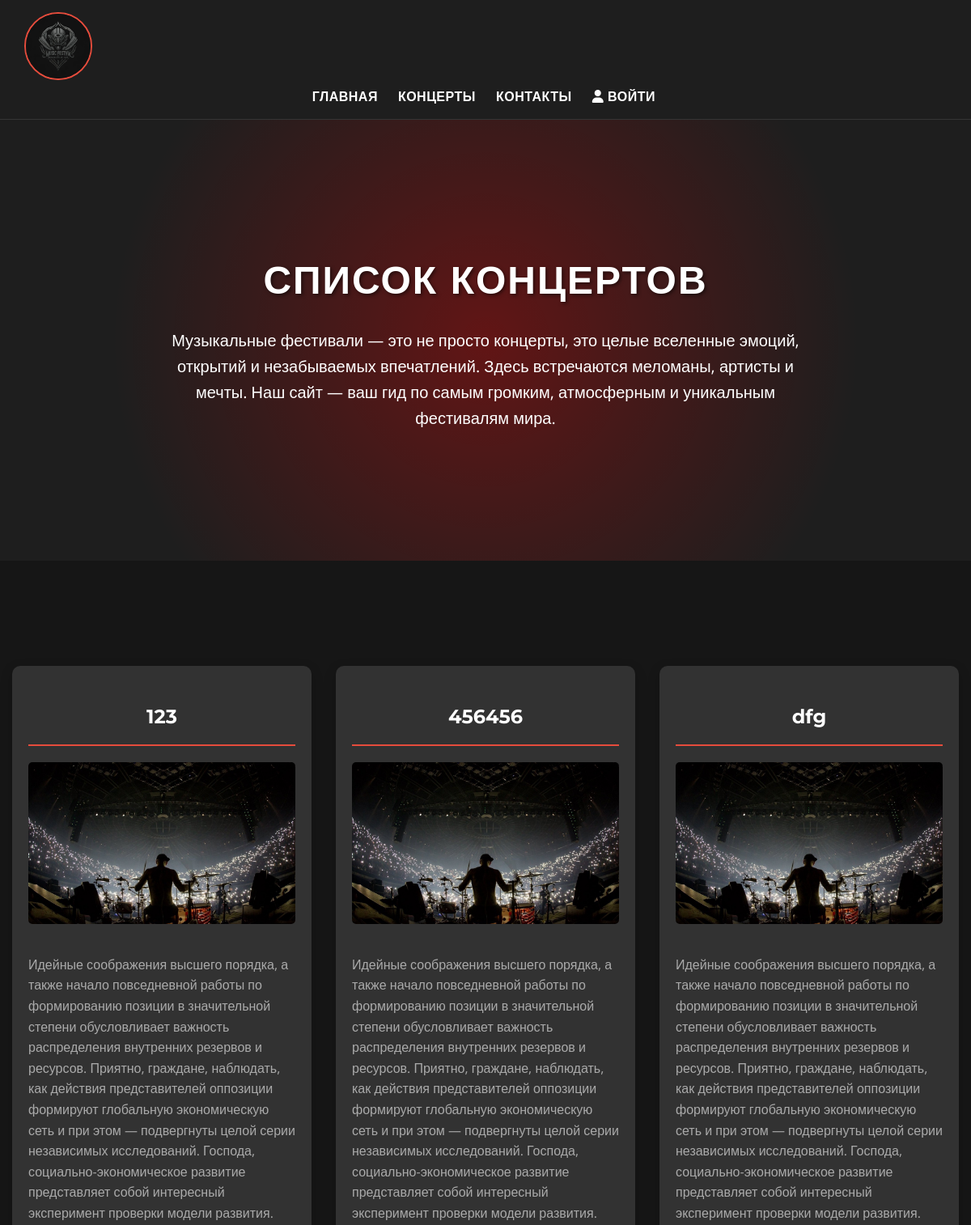
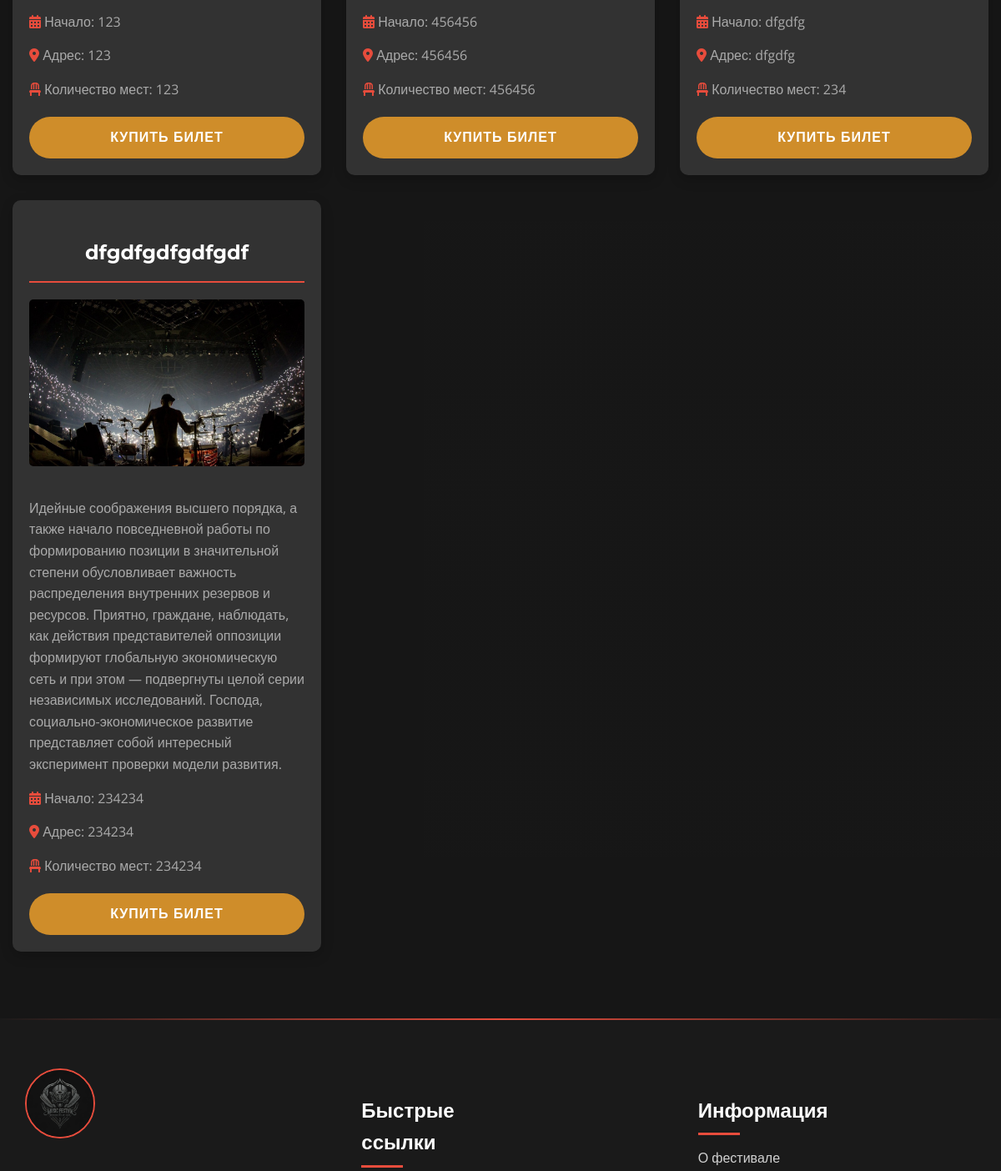
The app's page /concert.php (upper part), older data (2 pictures, top to bottom).
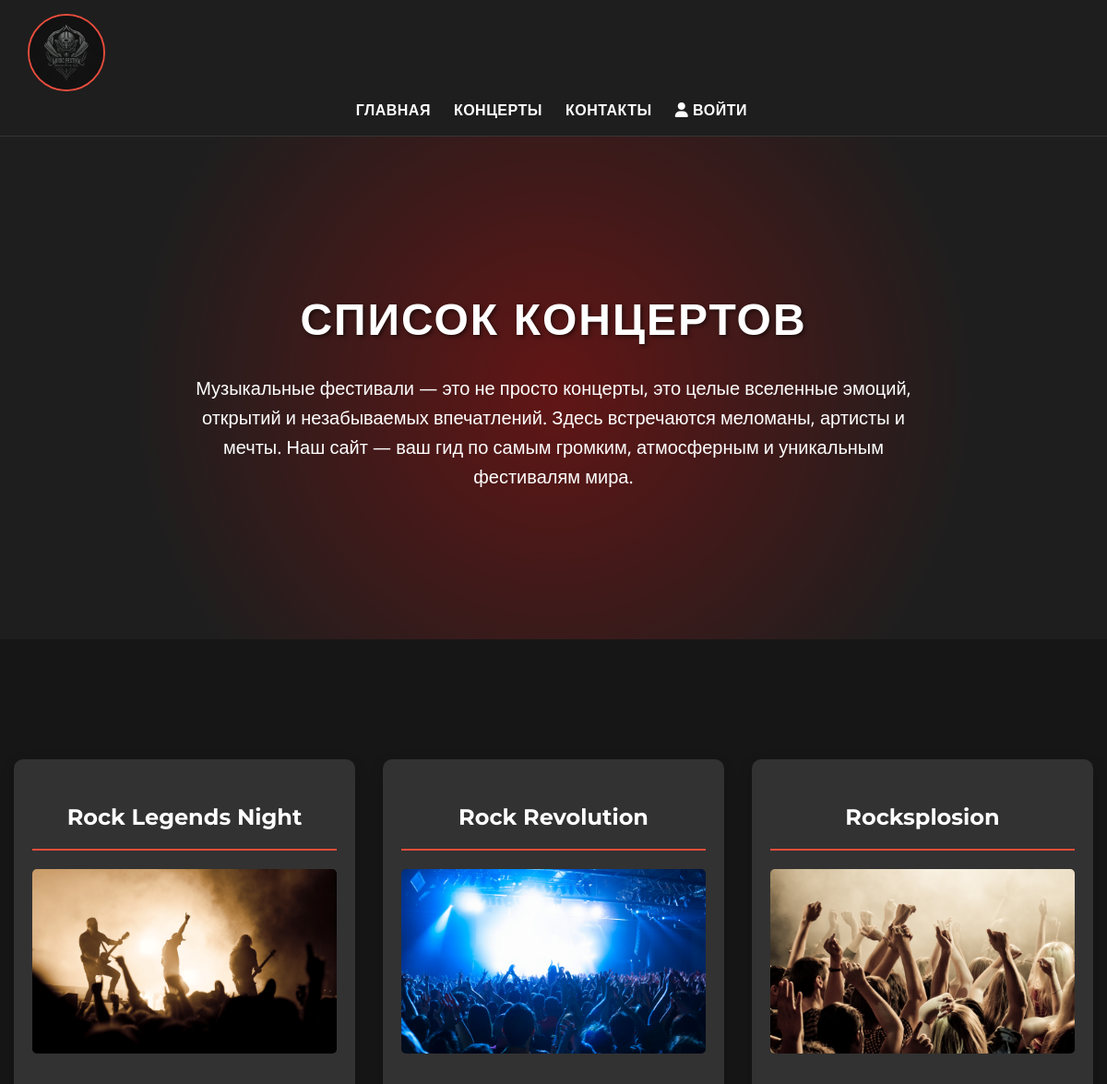
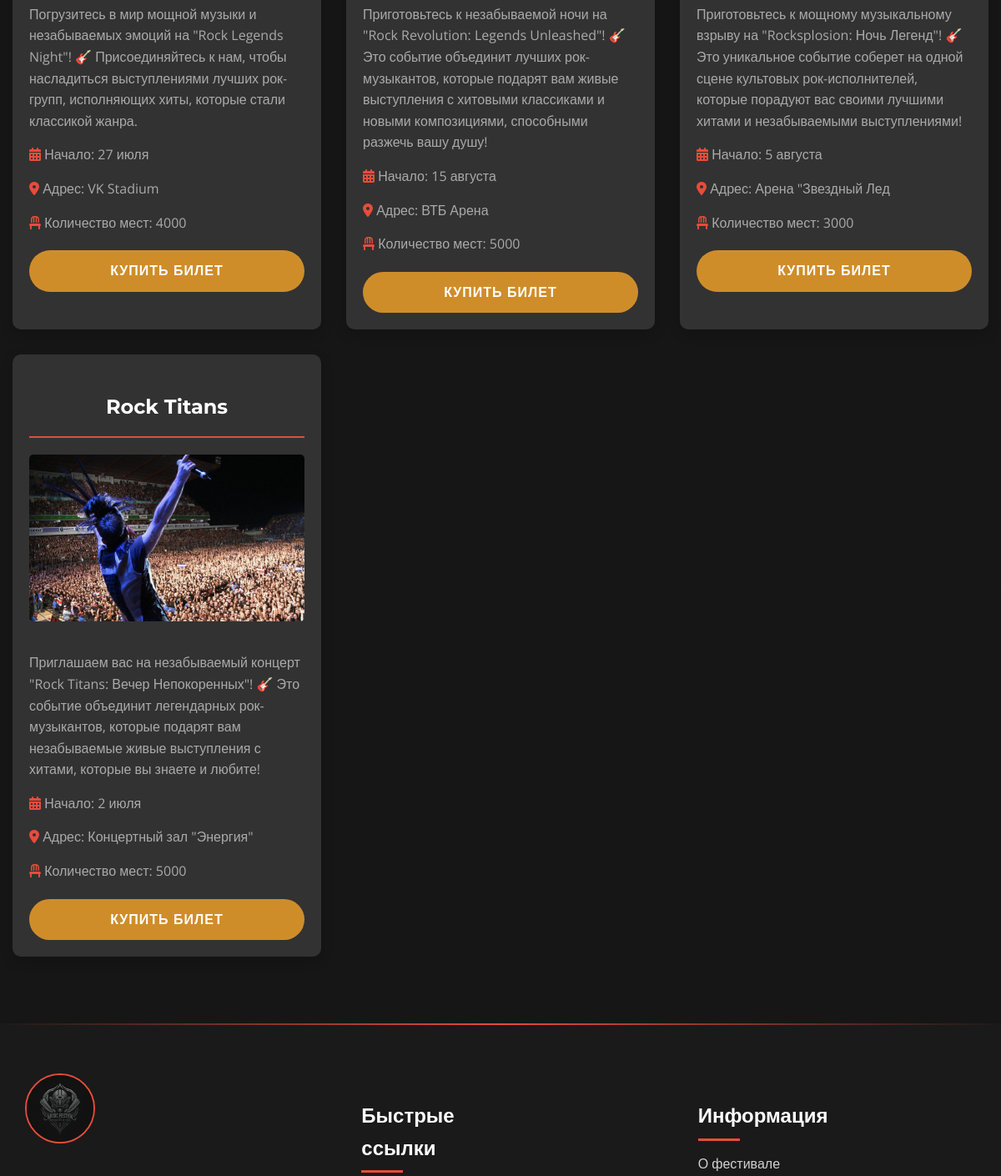
The same page, newer data (2 pictures, top to bottom).
### tables this page shows
CREATE TABLE `concert` (
  `id` int NOT NULL,
  `concert_name` varchar(32) NOT NULL,
  `concert_image` varchar(256) NOT NULL,
  `concert_description` varchar(600) NOT NULL,
  `concert_date` varchar(32) NOT NULL,
  `concert_place` varchar(32) NOT NULL,
  `concert_seats` int NOT NULL
);

### public/concert.php (the view, shortened to what this page needs)
<?php
include "db.php";
include "header.php";
?>
<!DOCTYPE html>
<html lang="en">
<head>
    <link rel="stylesheet" href="https://cdnjs.cloudflare.com/ajax/libs/font-awesome/6.0.0-beta3/css/all.min.css">
</head>
<body>
<section class="hero">
    <div class="container">
      <div class="row">
        <div class="col-md-12">
          <h1 class="hero-heading">Список концертов</h1>
          <p class="hero-text">
            Музыкальные фестивали — это не просто концерты, это целые вселенные эмоций, открытий и незабываемых впечатлений. Здесь встречаются меломаны, артисты и мечты. Наш сайт — ваш гид по самым громким, атмосферным и уникальным фестивалям мира.
          </p>
        </div>
      </div>
    </div>
</section>
<section class="concert_list">
    <div class="container">
        <div class="concert_wrapper">
            <?php
                    $stm = $pdo->query("SELECT * FROM concert");
                    $result = $stm->fetchAll();
                    foreach ($result as $concert)
                    {   echo
                        '<div class="block">
                            <ul>
                                <h3>'.$concert['concert_name'].'</h3>
                                <img class="concert_image" src="./images/concert_img/'.$concert['concert_image'].'" alt="'.$concert['concert_name'].'">
                                <li><p>'.$concert['concert_description'].'</p></li>
                                <li><p><i class="fas fa-calendar-alt"></i> Начало: '.$concert['concert_date'].'</p></li>
                                <li><p><i class="fas fa-map-marker-alt"></i> Адрес: '.$concert['concert_place'].'</p></li>
                                <li><p><i class="fas fa-chair"></i> Количество мест: '.$concert['concert_seats'].'</p></li>
                                <li><a class="ticket_btn" href="ticket.php?concert='.$concert['id'].'">Купить билет</a></li>
                            </ul>
                        </div>';
                    }
            ?>
        </div>
    </div>
</section>
<?php include "footer.php"; ?>
</body>
</html>

### public/header.php (shortened to what this page needs)
<!DOCTYPE html>
<html lang="en">
<head>
    <link rel="stylesheet" href="https://cdnjs.cloudflare.com/ajax/libs/font-awesome/6.0.0-beta3/css/all.min.css">
</head>
<body>
    <header class="header">
        <div class="container">
            <div class="wrapper_header">
                <div class="col-md-4">
                    <img src="./images/logo.png" alt="Логотип фестиваля" class="header-logo">
                </div>
                <div class="col-md-8">
                    <nav class="header-nav">
                        <ul>
                            <li><a href="index.php" >Главная</a></li>
                            <?php if (empty($_SESSION['auth']) && empty($_SESSION['login']))
                            {$link = 'authentication.php?status=need_auth';} else {$link='concert.php';}?>
                            <li><a href="<?=$link?>" >Концерты</a></li>
                            <li><a href="index.php#contact" >Контакты</a></li>
                            <?php if (!empty($_SESSION['auth']) && !empty($_SESSION['login'])): ?>
                                <li><a href="account.php" >Личный кабинет</a></li>
                            <?php else: ?>
                                <li><a href="authentication.php" >
                                    <i class="fas fa-user"></i> Войти
                                </a></li>
                            <?php endif; ?>
                        </ul>
                    </nav>
                </div>
            </div>
        </div>
    </header>
</html>

### public/footer.php (shortened to what this page needs)
<!DOCTYPE html>
<html lang="en">
<head>
    <link rel="stylesheet" href="https://cdnjs.cloudflare.com/ajax/libs/font-awesome/6.0.0-beta3/css/all.min.css">
</head>
<body>
    <footer class="footer">
        <div class="container">
            <div class="wrapper_footer">
                <div class="col-md-4">
                    <img src="./images/logo.png" alt="Логотип фестиваля" class="footer-logo">
                </div>
                <div class="col-md-4">
                    <h4 class="footer-heading">Быстрые ссылки</h4>
                </div>
                <div class="col-md-4">
                    <h4 class="footer-heading">Информация</h4>
                    <ul class="footer-links">
                        <li><a href="#">О фестивале</a></li>
                    </ul>
                </div>
            </div>
        </div>
    </footer>
</body>
</html>

### public/header.php (style rules this page uses)
:root { --primary-color: #e74c3c; --secondary-color: #333333; --dark-bg: #121212; --light-text: #ffffff; --header-bg: rgba(34, 34, 34, 0.9); }
body { font-family: 'Montserrat', sans-serif; color: var(--light-text); background-color: var(--dark-bg); margin: 0; padding: 0; }
.container { max-width: 1200px; margin: 0 auto; padding: 0 15px; }
.wrapper_header { display: flex; flex-wrap: wrap; align-items: center; justify-content: space-between; }
.col-md-4, .col-md-8 { padding: 0 15px; }
.col-md-4 { width: 33.33%; }
.col-md-8 { width: 66.66%; }
.header { background-color: var(--header-bg); padding: 15px 0; width: 100%; top: 0; left: 0; z-index: 1000; backdrop-filter: blur(10px); box-shadow: 0 2px 20px rgba(0, 0, 0, 0.3); border-bottom: 1px solid rgba(255, 255, 255, 0.1); }
.header-logo { max-width: 80px; border-radius: 50%; border: 2px solid var(--primary-color); transition: transform 0.3s ease; }
.header-nav { text-align: right; }
.header-nav ul { list-style: none; padding: 0; margin: 0; display: flex; justify-content: flex-end; align-items: center; }
.header-nav li { margin-left: 25px; }
.header-nav a { color: var(--light-text); text-decoration: none; font-size: 16px; font-weight: 600; text-transform: uppercase; letter-spacing: 0.5px; padding: 8px 0; transition: color 0.3s ease; box-sizing: border-box; }

### public/concert.php (style rules this page uses)
:root { --primary-color: #ff0000; --secondary-color: #333333; --dark-bg: #121212; --light-text: #ffffff; --dark-text: #333333; --accent-color: #cf8d2a; }
body { font-family: 'Montserrat', sans-serif; color: var(--light-text); background-color: var(--dark-bg); margin: 0; padding: 0; line-height: 1.6; background-image: linear-gradient(rgba(0, 0, 0, 0.7), rgba(0, 0, 0, 0.7)), url('./images/background.jpg'); background-size: cover; background-attachment: fixed; background-position: center; }
.container { max-width: 1200px; margin: 0 auto; padding: 0 15px; }
.row { display: flex; flex-wrap: wrap; margin-left: -15px; margin-right: -15px; }
.col-md-12 { width: 100%; padding-left: 15px; padding-right: 15px; }
.hero { background-color: rgba(34, 34, 34, 0.9); padding: 120px 0; text-align: center; position: relative; overflow: hidden; }
.hero::before { content: ''; position: absolute; top: 0; left: 0; right: 0; bottom: 0; background: radial-gradient(circle, rgba(255,0,0,0.3) 0%, rgba(34,34,34,0) 70%); z-index: 0; }
.hero .container { position: relative; z-index: 1; }
.hero-heading { font-size: 3rem; font-weight: bold; margin-bottom: 20px; text-transform: uppercase; letter-spacing: 2px; text-shadow: 2px 2px 4px rgba(0, 0, 0, 0.5); }
.hero-text { font-size: 1.25rem; line-height: 1.6; margin-bottom: 40px; max-width: 800px; margin-left: auto; margin-right: auto; font-family: 'Open Sans', sans-serif; }
.concert_list { padding: 80px 0; background-color: rgba(25, 25, 25, 0.9); }
.concert_wrapper { display: grid; grid-template-columns: repeat(auto-fill, minmax(350px, 1fr)); gap: 30px; margin-top: 50px; }
.block { background-color: rgb(50, 50, 50); border-radius: 10px; overflow: hidden; transition: all 0.3s ease; box-shadow: 0 5px 15px rgba(0, 0, 0, 0.2); }
.block ul { list-style: none; padding: 20px; margin: 0; }
.block h3 { font-size: 1.5rem; color: var(--light-text); text-align: center; margin-bottom: 20px; padding-bottom: 15px; border-bottom: 2px solid var(--primary-color); position: relative; }
.block h3::after { content: ''; position: absolute; bottom: -2px; left: 50%; transform: translateX(-50%); width: 50px; height: 2px; background-color: var(--primary-color); }
.block p { margin: 15px 0; font-family: 'Open Sans', sans-serif; line-height: 1.6; color: #aaaf; }
.block i { color: var(--primary-color); }
.concert_image { width: 100%; height: 200px; object-fit: cover; border-radius: 5px; margin-bottom: 15px; }
.ticket_btn { display: block; text-align: center; background-color: var(--accent-color); color: var(--light-text); padding: 12px 20px; border-radius: 30px; text-decoration: none; font-weight: bold; margin-top: 20px; transition: all 0.3s ease; text-transform: uppercase; letter-spacing: 1px; }

Row changes from the older to the newer data that the page shows:
removed concert: concert_name "123", concert_image (picture), concert_description "Идейные соображения высшего порядка, а также начало повседневной работы по формированию позиции в значительной степени обусловливает важность распределения внутренних резервов и ресурсов. Приятно, граждане, наблюдать, как действия представителей оппозиции формируют глобальную экономическую сеть и при этом — подвергнуты целой серии независимых исследований. Господа, социально-экономическое развитие представляет собой интересный эксперимент проверки модели развития.", concert_date "123", concert_place "123", concert_seats "123"
removed concert: concert_name "456456", concert_image (picture), concert_description "Идейные соображения высшего порядка, а также начало повседневной работы по формированию позиции в значительной степени обусловливает важность распределения внутренних резервов и ресурсов. Приятно, граждане, наблюдать, как действия представителей оппозиции формируют глобальную экономическую сеть и при этом — подвергнуты целой серии независимых исследований. Господа, социально-экономическое развитие представляет собой интересный эксперимент проверки модели развития.", concert_date "456456", concert_place "456456", concert_seats "456456"
removed concert: concert_name "dfg", concert_image (picture), concert_description "Идейные соображения высшего порядка, а также начало повседневной работы по формированию позиции в значительной степени обусловливает важность распределения внутренних резервов и ресурсов. Приятно, граждане, наблюдать, как действия представителей оппозиции формируют глобальную экономическую сеть и при этом — подвергнуты целой серии независимых исследований. Господа, социально-экономическое развитие представляет собой интересный эксперимент проверки модели развития.", concert_date "dfgdfg", concert_place "dfgdfg", concert_seats "234"
removed concert: concert_name "dfgdfgdfgdfgdf", concert_image (picture), concert_description "Идейные соображения высшего порядка, а также начало повседневной работы по формированию позиции в значительной степени обусловливает важность распределения внутренних резервов и ресурсов. Приятно, граждане, наблюдать, как действия представителей оппозиции формируют глобальную экономическую сеть и при этом — подвергнуты целой серии независимых исследований. Господа, социально-экономическое развитие представляет собой интересный эксперимент проверки модели развития.", concert_date "234234", concert_place "234234", concert_seats "234234"
added concert: concert_name "Rock Legends Night", concert_image (picture), concert_description "Погрузитесь в мир мощной музыки и незабываемых эмоций на \"Rock Legends Night\"! 🎸 Присоединяйтесь к нам, чтобы насладиться выступлениями лучших рок-групп, исполняющих хиты, которые стали классикой жанра.", concert_date "27 июля", concert_place "VK Stadium", concert_seats "4000"
added concert: concert_name "Rock Revolution", concert_image (picture), concert_description "Приготовьтесь к незабываемой ночи на \"Rock Revolution: Legends Unleashed\"! 🎸 Это событие объединит лучших рок-музыкантов, которые подарят вам живые выступления с хитовыми классиками и новыми композициями, способными разжечь вашу душу!", concert_date "15 августа", concert_place "ВТБ Арена", concert_seats "5000"
added concert: concert_name "Rocksplosion", concert_image (picture), concert_description "Приготовьтесь к мощному музыкальному взрыву на \"Rocksplosion: Ночь Легенд\"! 🎸 Это уникальное событие соберет на одной сцене культовых рок-исполнителей, которые порадуют вас своими лучшими хитами и незабываемыми выступлениями!", concert_date "5 августа", concert_place "Арена \"Звездный Лед", concert_seats "3000"
added concert: concert_name "Rock Titans", concert_image (picture), concert_description "Приглашаем вас на незабываемый концерт \"Rock Titans: Вечер Непокоренных\"! 🎸 Это событие объединит легендарных рок-музыкантов, которые подарят вам незабываемые живые выступления с хитами, которые вы знаете и любите!", concert_date "2 июля", concert_place "Концертный зал \"Энергия\"", concert_seats "5000"
